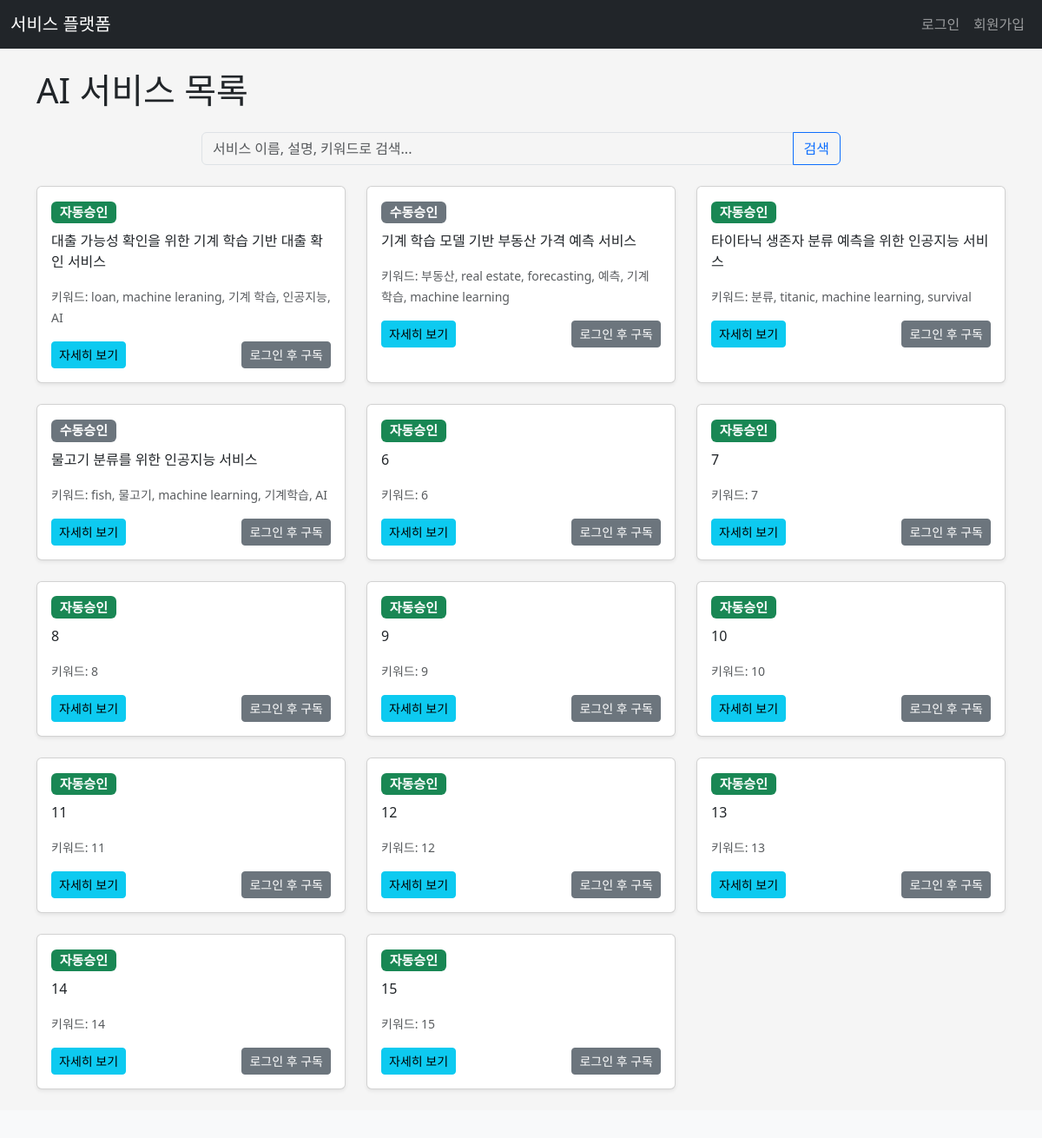
/services, run on the app's committed database.
### apps/dbmodels.py (models this page shows, shortened)
class Service(db.Model):
    __tablename__ = "services"
    id = db.Column(db.Integer, primary_key=True)
    servicename = db.Column(db.String(100), unique=True, nullable=False)
    is_active=db.Column(db.Boolean, default=True)  # 활성화 여부
    is_auto=db.Column(db.Boolean, default=True)  # 자동승인 여부
    price = db.Column(db.Integer, default=0, nullable=False)  # 서비스 단가
    description = db.Column(db.Text, nullable=False)
    keywords = db.Column(db.String(200), nullable=False)
    service_endpoint = db.Column(db.String(255), nullable=True)  # 서비스 엔드포인트 함수, 일단 True
    created_at=db.Column(db.DateTime, default= datetime.now)
    updated_at=db.Column(db.DateTime, default= datetime.now, onupdate=datetime.now)
    subscriptions = db.relationship('Subscription', backref='service', lazy=True, cascade="all, delete-orphan")

### apps/main/views.py (the view)
@main.route('/services') # 추가된 부분 1
def services():
    query = request.args.get('query', '')
    if query:
        search_results = Service.query.filter(
            and_(
                Service.is_active == True,  # Add this line to filter by active services
                or_(
                    Service.servicename.ilike(f'%{query}%'), Service.description.ilike(f'%{query}%'),
                    Service.keywords.ilike(f'%{query}%')
                )
            )
        ).all()
        title = f"'{query}' 검색 결과"
    else:    # When no query, only show active services
        search_results = Service.query.filter_by(is_active=True).all()
        title = "모든 AI 서비스"
    if current_user.is_authenticated:     # 각 서비스별 구독 상태 확인
        user_subscriptions = {sub.service_id: sub.status for sub in current_user.subscriptions}
    else:
        user_subscriptions = {}
    return render_template('main/services.html', services=search_results, query=query, title=title, user_subscriptions=user_subscriptions)

### apps/main/templates/main/services.html (shortened to what this page needs)
{% extends "base.html" %}
{% block content %}
<h1 class="mb-4">AI 서비스 목록</h1>
<div class="row mb-4">
    <div class="col-md-8 offset-md-2">
        <form method="GET" action="{{ url_for('main.services') }}" class="input-group">
            <input type="search" class="form-control" placeholder="서비스 이름, 설명, 키워드로 검색..." aria-label="Search" name="query" value="{{ query }}">
            <button class="btn btn-outline-primary" type="submit">검색</button>
        </form>
    </div>
</div>
{% if services %}
<div class="row">
    {% for service in services %}
    <div class="col-md-4 mb-4">
        <div class="card h-100 shadow-sm">
            <div class="card-body">
                <h5 class="card-title">{{ service.name }}
                    {% if service.is_auto %}
                        <span class="badge bg-success">자동승인</span>
                    {% else %}
                        <span class="badge bg-secondary">수동승인</span>
                    {% endif %}
                </h5>
                <p class="card-text">{{ service.description | truncate(150) }}</p>
                <p class="card-text"><small class="text-muted">키워드: {{ service.keywords }}</small></p>
                <div class="d-flex justify-content-between align-items-center">
                    <a href="{{ url_for('main.service_detail', service_id=service.id) }}" class="btn btn-info btn-sm">자세히 보기</a>
                    {% if current_user.is_authenticated %}
                        {% set status = user_subscriptions.get(service.id) %}
                        {% if status == 'approved' %}
                            <span class="badge bg-success">구독 중</span>
                        {% elif status == 'pending' %}
                            <span class="badge bg-warning text-dark">승인 대기 중</span>
                        {% elif status == 'rejected' %}
                            <span class="badge bg-danger">거부됨</span>
                        {% else %}
                            <a href="{{ url_for('main.service_detail', service_id=service.id) }}" class="btn btn-success btn-sm">구독 신청</a>
                        {% endif %}
                    {% else %}
                        <a href="{{ url_for('auth.login', next=url_for('main.service_detail', service_id=service.id)) }}" class="btn btn-secondary btn-sm">로그인 후 구독</a>
                    {% endif %}
                </div>
            </div>
        </div>
    </div>
    {% endfor %}
</div>
{% else %}
<div class="alert alert-info" role="alert">
    {{ "검색 결과가 없습니다." if query else "아직 등록된 AI 서비스가 없습니다." }}
</div>
{% endif %}
{% endblock %}

### apps/static/css/style.css (style rules this page uses)
body { background-color: #f5f5f5; }
input[type="search"] { background-color: #f5f5f5; }

### data on the page
Service: is_auto "자동승인", description "대출 가능성 확인을 위한 기계 학습 기반 대출 확인 서비스", keywords "loan, machine leraning, 기계 학습, 인공지능, AI"
Service: is_auto "수동승인", description "기계 학습 모델 기반 부동산 가격 예측 서비스", keywords "부동산, real estate, forecasting, 예측, 기계 학습, machine learning"
Service: is_auto "자동승인", description "타이타닉 생존자 분류 예측을 위한 인공지능 서비스", keywords "분류, titanic, machine learning, survival"
Service: is_auto "수동승인", description "물고기 분류를 위한 인공지능 서비스", keywords "fish, 물고기, machine learning, 기계학습, AI"
Service: is_auto "자동승인", description "6", keywords "6"
Service: is_auto "자동승인", description "7", keywords "7"
Service: is_auto "자동승인", description "8", keywords "8"
Service: is_auto "자동승인", description "9", keywords "9"
Service: is_auto "자동승인", description "10", keywords "10"
Service: is_auto "자동승인", description "11", keywords "11"
Service: is_auto "자동승인", description "12", keywords "12"
Service: is_auto "자동승인", description "13", keywords "13"
Service: is_auto "자동승인", description "14", keywords "14"
Service: is_auto "자동승인", description "15", keywords "15"
